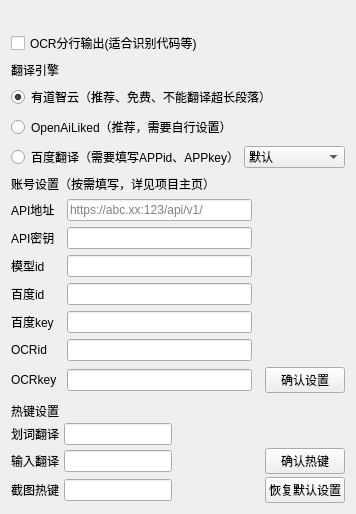
<?xml version="1.0" encoding="UTF-8"?>
<ui version="4.0">
 <class>Form2</class>
 <widget class="QWidget" name="Form2">
  <property name="geometry">
   <rect>
    <x>0</x>
    <y>0</y>
    <width>356</width>
    <height>506</height>
   </rect>
  </property>
  <property name="windowTitle">
   <string>设置</string>
  </property>
  <layout class="QVBoxLayout" name="verticalLayout_4">
   <item>
    <widget class="QLabel" name="label_5">
     <property name="sizePolicy">
      <sizepolicy hsizetype="Preferred" vsizetype="Fixed">
       <horstretch>0</horstretch>
       <verstretch>0</verstretch>
      </sizepolicy>
     </property>
     <property name="text">
      <string/>
     </property>
     <property name="textFormat">
      <enum>Qt::TextFormat::RichText</enum>
     </property>
     <property name="openExternalLinks">
      <bool>true</bool>
     </property>
     <property name="textInteractionFlags">
      <set>Qt::TextInteractionFlag::LinksAccessibleByMouse|Qt::TextInteractionFlag::TextSelectableByMouse</set>
     </property>
    </widget>
   </item>
   <item>
    <widget class="QCheckBox" name="checkBox">
     <property name="sizePolicy">
      <sizepolicy hsizetype="Minimum" vsizetype="Minimum">
       <horstretch>0</horstretch>
       <verstretch>0</verstretch>
      </sizepolicy>
     </property>
     <property name="text">
      <string>OCR分行输出(适合识别代码等)</string>
     </property>
    </widget>
   </item>
   <item>
    <layout class="QVBoxLayout" name="verticalLayout_3">
     <item>
      <widget class="QLabel" name="label_11">
       <property name="text">
        <string>翻译引擎</string>
       </property>
      </widget>
     </item>
     <item>
      <widget class="QRadioButton" name="radioButton_youdaozhiyun">
       <property name="text">
        <string>有道智云（推荐、免费、不能翻译超长段落）</string>
       </property>
       <property name="checked">
        <bool>true</bool>
       </property>
       <attribute name="buttonGroup">
        <string notr="true">buttonGroup</string>
       </attribute>
      </widget>
     </item>
     <item>
      <widget class="QRadioButton" name="radioButton_OpenAiLiked">
       <property name="text">
        <string>OpenAiLiked（推荐，需要自行设置）</string>
       </property>
       <property name="checked">
        <bool>false</bool>
       </property>
       <attribute name="buttonGroup">
        <string notr="true">buttonGroup</string>
       </attribute>
      </widget>
     </item>
     <item>
      <layout class="QHBoxLayout" name="horizontalLayout_8" stretch="0,0">
       <property name="spacing">
        <number>0</number>
       </property>
       <property name="sizeConstraint">
        <enum>QLayout::SizeConstraint::SetDefaultConstraint</enum>
       </property>
       <item>
        <widget class="QRadioButton" name="radioButton_baidu">
         <property name="text">
          <string>百度翻译（需要填写APPid、APPkey）</string>
         </property>
         <property name="checked">
          <bool>false</bool>
         </property>
         <attribute name="buttonGroup">
          <string notr="true">buttonGroup</string>
         </attribute>
        </widget>
       </item>
       <item>
        <widget class="QComboBox" name="comboBox_domain">
         <property name="enabled">
          <bool>true</bool>
         </property>
         <property name="sizePolicy">
          <sizepolicy hsizetype="Expanding" vsizetype="Fixed">
           <horstretch>0</horstretch>
           <verstretch>0</verstretch>
          </sizepolicy>
         </property>
         <property name="toolTip">
          <string>垂直领域选择</string>
         </property>
         <item>
          <property name="text">
           <string>默认</string>
          </property>
         </item>
         <item>
          <property name="text">
           <string>生物医药</string>
          </property>
         </item>
         <item>
          <property name="text">
           <string>金融财经</string>
          </property>
         </item>
        </widget>
       </item>
      </layout>
     </item>
    </layout>
   </item>
   <item>
    <spacer name="verticalSpacer_2">
     <property name="orientation">
      <enum>Qt::Orientation::Vertical</enum>
     </property>
     <property name="sizeHint" stdset="0">
      <size>
       <width>20</width>
       <height>9</height>
      </size>
     </property>
    </spacer>
   </item>
   <item>
    <layout class="QVBoxLayout" name="verticalLayout">
     <item>
      <widget class="QLabel" name="label_10">
       <property name="text">
        <string>账号设置（按需填写，详见项目主页）</string>
       </property>
      </widget>
     </item>
     <item>
      <layout class="QHBoxLayout" name="horizontalLayout_9">
       <item>
        <widget class="QLabel" name="label_12">
         <property name="sizePolicy">
          <sizepolicy hsizetype="Preferred" vsizetype="Preferred">
           <horstretch>0</horstretch>
           <verstretch>0</verstretch>
          </sizepolicy>
         </property>
         <property name="minimumSize">
          <size>
           <width>50</width>
           <height>0</height>
          </size>
         </property>
         <property name="text">
          <string>API地址</string>
         </property>
        </widget>
       </item>
       <item>
        <widget class="QLineEdit" name="lineEdit_openai_url">
         <property name="sizePolicy">
          <sizepolicy hsizetype="Fixed" vsizetype="Fixed">
           <horstretch>0</horstretch>
           <verstretch>0</verstretch>
          </sizepolicy>
         </property>
         <property name="minimumSize">
          <size>
           <width>185</width>
           <height>0</height>
          </size>
         </property>
         <property name="placeholderText">
          <string>https://abc.xx:123/api/v1/</string>
         </property>
        </widget>
       </item>
       <item>
        <spacer name="horizontalSpacer_8">
         <property name="orientation">
          <enum>Qt::Orientation::Horizontal</enum>
         </property>
         <property name="sizeHint" stdset="0">
          <size>
           <width>40</width>
           <height>20</height>
          </size>
         </property>
        </spacer>
       </item>
      </layout>
     </item>
     <item>
      <layout class="QHBoxLayout" name="horizontalLayout_10">
       <item>
        <widget class="QLabel" name="label_13">
         <property name="sizePolicy">
          <sizepolicy hsizetype="Preferred" vsizetype="Preferred">
           <horstretch>0</horstretch>
           <verstretch>0</verstretch>
          </sizepolicy>
         </property>
         <property name="minimumSize">
          <size>
           <width>50</width>
           <height>0</height>
          </size>
         </property>
         <property name="text">
          <string>API密钥</string>
         </property>
        </widget>
       </item>
       <item>
        <widget class="QLineEdit" name="lineEdit_openai_key">
         <property name="sizePolicy">
          <sizepolicy hsizetype="Fixed" vsizetype="Fixed">
           <horstretch>0</horstretch>
           <verstretch>0</verstretch>
          </sizepolicy>
         </property>
         <property name="minimumSize">
          <size>
           <width>185</width>
           <height>0</height>
          </size>
         </property>
        </widget>
       </item>
       <item>
        <spacer name="horizontalSpacer_9">
         <property name="orientation">
          <enum>Qt::Orientation::Horizontal</enum>
         </property>
         <property name="sizeHint" stdset="0">
          <size>
           <width>40</width>
           <height>20</height>
          </size>
         </property>
        </spacer>
       </item>
      </layout>
     </item>
     <item>
      <layout class="QHBoxLayout" name="horizontalLayout_11">
       <item>
        <widget class="QLabel" name="label_14">
         <property name="sizePolicy">
          <sizepolicy hsizetype="Preferred" vsizetype="Preferred">
           <horstretch>0</horstretch>
           <verstretch>0</verstretch>
          </sizepolicy>
         </property>
         <property name="minimumSize">
          <size>
           <width>50</width>
           <height>0</height>
          </size>
         </property>
         <property name="text">
          <string>模型id</string>
         </property>
        </widget>
       </item>
       <item>
        <widget class="QLineEdit" name="lineEdit_openai_model_id">
         <property name="sizePolicy">
          <sizepolicy hsizetype="Fixed" vsizetype="Fixed">
           <horstretch>0</horstretch>
           <verstretch>0</verstretch>
          </sizepolicy>
         </property>
         <property name="minimumSize">
          <size>
           <width>185</width>
           <height>0</height>
          </size>
         </property>
        </widget>
       </item>
       <item>
        <spacer name="horizontalSpacer_10">
         <property name="orientation">
          <enum>Qt::Orientation::Horizontal</enum>
         </property>
         <property name="sizeHint" stdset="0">
          <size>
           <width>40</width>
           <height>20</height>
          </size>
         </property>
        </spacer>
       </item>
      </layout>
     </item>
     <item>
      <layout class="QHBoxLayout" name="horizontalLayout_7">
       <item>
        <widget class="QLabel" name="label_6">
         <property name="sizePolicy">
          <sizepolicy hsizetype="Preferred" vsizetype="Preferred">
           <horstretch>0</horstretch>
           <verstretch>0</verstretch>
          </sizepolicy>
         </property>
         <property name="minimumSize">
          <size>
           <width>50</width>
           <height>0</height>
          </size>
         </property>
         <property name="text">
          <string>百度id</string>
         </property>
        </widget>
       </item>
       <item>
        <widget class="QLineEdit" name="lineEdit_baidu_id">
         <property name="sizePolicy">
          <sizepolicy hsizetype="Fixed" vsizetype="Fixed">
           <horstretch>0</horstretch>
           <verstretch>0</verstretch>
          </sizepolicy>
         </property>
         <property name="minimumSize">
          <size>
           <width>185</width>
           <height>0</height>
          </size>
         </property>
        </widget>
       </item>
       <item>
        <spacer name="horizontalSpacer_4">
         <property name="orientation">
          <enum>Qt::Orientation::Horizontal</enum>
         </property>
         <property name="sizeHint" stdset="0">
          <size>
           <width>40</width>
           <height>20</height>
          </size>
         </property>
        </spacer>
       </item>
      </layout>
     </item>
     <item>
      <layout class="QHBoxLayout" name="horizontalLayout_6">
       <item>
        <widget class="QLabel" name="label_7">
         <property name="minimumSize">
          <size>
           <width>50</width>
           <height>0</height>
          </size>
         </property>
         <property name="text">
          <string>百度key</string>
         </property>
        </widget>
       </item>
       <item>
        <widget class="QLineEdit" name="lineEdit_baidu_key">
         <property name="sizePolicy">
          <sizepolicy hsizetype="Fixed" vsizetype="Fixed">
           <horstretch>0</horstretch>
           <verstretch>0</verstretch>
          </sizepolicy>
         </property>
         <property name="minimumSize">
          <size>
           <width>185</width>
           <height>0</height>
          </size>
         </property>
        </widget>
       </item>
       <item>
        <spacer name="horizontalSpacer_5">
         <property name="orientation">
          <enum>Qt::Orientation::Horizontal</enum>
         </property>
         <property name="sizeHint" stdset="0">
          <size>
           <width>40</width>
           <height>20</height>
          </size>
         </property>
        </spacer>
       </item>
      </layout>
     </item>
     <item>
      <layout class="QHBoxLayout" name="horizontalLayout_5">
       <item>
        <widget class="QLabel" name="label_8">
         <property name="minimumSize">
          <size>
           <width>50</width>
           <height>0</height>
          </size>
         </property>
         <property name="text">
          <string>OCRid</string>
         </property>
        </widget>
       </item>
       <item>
        <widget class="QLineEdit" name="lineEdit_ocr_id">
         <property name="sizePolicy">
          <sizepolicy hsizetype="Fixed" vsizetype="Fixed">
           <horstretch>0</horstretch>
           <verstretch>0</verstretch>
          </sizepolicy>
         </property>
         <property name="minimumSize">
          <size>
           <width>185</width>
           <height>0</height>
          </size>
         </property>
        </widget>
       </item>
       <item>
        <spacer name="horizontalSpacer_6">
         <property name="orientation">
          <enum>Qt::Orientation::Horizontal</enum>
         </property>
         <property name="sizeHint" stdset="0">
          <size>
           <width>40</width>
           <height>20</height>
          </size>
         </property>
        </spacer>
       </item>
      </layout>
     </item>
     <item>
      <layout class="QHBoxLayout" name="horizontalLayout_4">
       <item>
        <widget class="QLabel" name="label_9">
         <property name="sizePolicy">
          <sizepolicy hsizetype="Preferred" vsizetype="Preferred">
           <horstretch>0</horstretch>
           <verstretch>0</verstretch>
          </sizepolicy>
         </property>
         <property name="minimumSize">
          <size>
           <width>50</width>
           <height>0</height>
          </size>
         </property>
         <property name="text">
          <string>OCRkey</string>
         </property>
        </widget>
       </item>
       <item>
        <widget class="QLineEdit" name="lineEdit_ocr_key">
         <property name="sizePolicy">
          <sizepolicy hsizetype="Fixed" vsizetype="Fixed">
           <horstretch>0</horstretch>
           <verstretch>0</verstretch>
          </sizepolicy>
         </property>
         <property name="minimumSize">
          <size>
           <width>185</width>
           <height>0</height>
          </size>
         </property>
        </widget>
       </item>
       <item>
        <spacer name="horizontalSpacer_7">
         <property name="orientation">
          <enum>Qt::Orientation::Horizontal</enum>
         </property>
         <property name="sizeHint" stdset="0">
          <size>
           <width>40</width>
           <height>20</height>
          </size>
         </property>
        </spacer>
       </item>
       <item>
        <widget class="QPushButton" name="pushButton_3">
         <property name="text">
          <string>确认设置</string>
         </property>
        </widget>
       </item>
      </layout>
     </item>
    </layout>
   </item>
   <item>
    <layout class="QVBoxLayout" name="verticalLayout_2">
     <property name="spacing">
      <number>3</number>
     </property>
     <property name="topMargin">
      <number>3</number>
     </property>
     <item>
      <widget class="QLabel" name="label">
       <property name="text">
        <string>热键设置</string>
       </property>
      </widget>
     </item>
     <item>
      <layout class="QHBoxLayout" name="horizontalLayout">
       <item>
        <widget class="QLabel" name="label_2">
         <property name="minimumSize">
          <size>
           <width>50</width>
           <height>0</height>
          </size>
         </property>
         <property name="text">
          <string>划词翻译</string>
         </property>
        </widget>
       </item>
       <item>
        <widget class="QLineEdit" name="lineEdit_select">
         <property name="sizePolicy">
          <sizepolicy hsizetype="Fixed" vsizetype="Fixed">
           <horstretch>0</horstretch>
           <verstretch>0</verstretch>
          </sizepolicy>
         </property>
        </widget>
       </item>
       <item>
        <spacer name="horizontalSpacer">
         <property name="orientation">
          <enum>Qt::Orientation::Horizontal</enum>
         </property>
         <property name="sizeHint" stdset="0">
          <size>
           <width>40</width>
           <height>20</height>
          </size>
         </property>
        </spacer>
       </item>
      </layout>
     </item>
     <item>
      <layout class="QHBoxLayout" name="horizontalLayout_2">
       <item>
        <widget class="QLabel" name="label_3">
         <property name="minimumSize">
          <size>
           <width>50</width>
           <height>0</height>
          </size>
         </property>
         <property name="text">
          <string>输入翻译</string>
         </property>
        </widget>
       </item>
       <item>
        <widget class="QLineEdit" name="lineEdit_input">
         <property name="sizePolicy">
          <sizepolicy hsizetype="Fixed" vsizetype="Fixed">
           <horstretch>0</horstretch>
           <verstretch>0</verstretch>
          </sizepolicy>
         </property>
        </widget>
       </item>
       <item>
        <spacer name="horizontalSpacer_2">
         <property name="orientation">
          <enum>Qt::Orientation::Horizontal</enum>
         </property>
         <property name="sizeHint" stdset="0">
          <size>
           <width>40</width>
           <height>20</height>
          </size>
         </property>
        </spacer>
       </item>
       <item>
        <widget class="QPushButton" name="pushButton">
         <property name="text">
          <string>确认热键</string>
         </property>
        </widget>
       </item>
      </layout>
     </item>
     <item>
      <layout class="QHBoxLayout" name="horizontalLayout_3">
       <item>
        <widget class="QLabel" name="label_4">
         <property name="minimumSize">
          <size>
           <width>50</width>
           <height>0</height>
          </size>
         </property>
         <property name="text">
          <string>截图热键</string>
         </property>
        </widget>
       </item>
       <item>
        <widget class="QLineEdit" name="lineEdit_screenshot">
         <property name="sizePolicy">
          <sizepolicy hsizetype="Fixed" vsizetype="Fixed">
           <horstretch>0</horstretch>
           <verstretch>0</verstretch>
          </sizepolicy>
         </property>
        </widget>
       </item>
       <item>
        <spacer name="horizontalSpacer_3">
         <property name="orientation">
          <enum>Qt::Orientation::Horizontal</enum>
         </property>
         <property name="sizeHint" stdset="0">
          <size>
           <width>40</width>
           <height>20</height>
          </size>
         </property>
        </spacer>
       </item>
       <item>
        <widget class="QPushButton" name="pushButton_2">
         <property name="text">
          <string>恢复默认设置</string>
         </property>
        </widget>
       </item>
      </layout>
     </item>
    </layout>
   </item>
  </layout>
 </widget>
 <resources/>
 <connections/>
 <buttongroups>
  <buttongroup name="buttonGroup"/>
 </buttongroups>
</ui>
